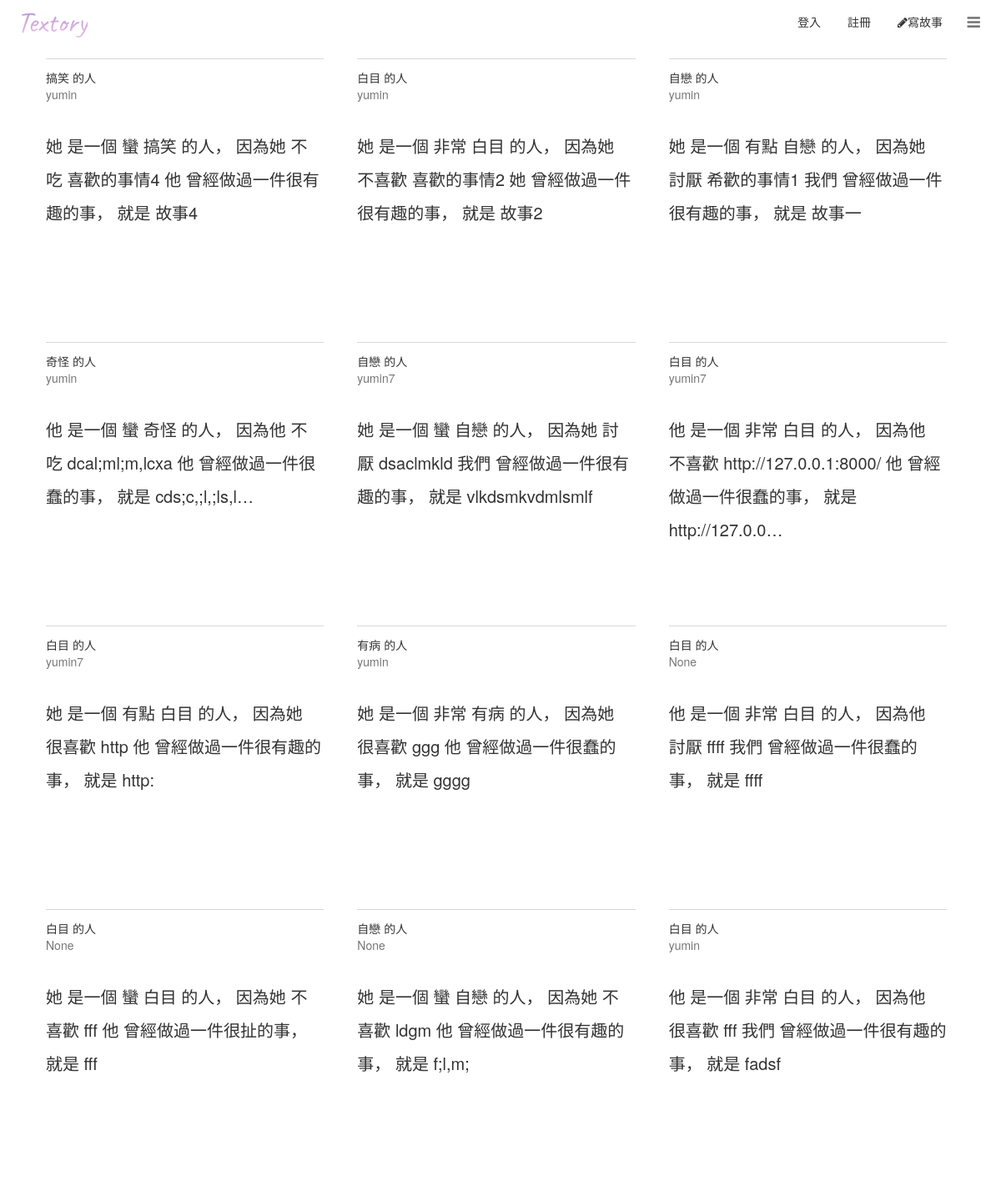
Before: /stories/ (upper part) with the older database file.
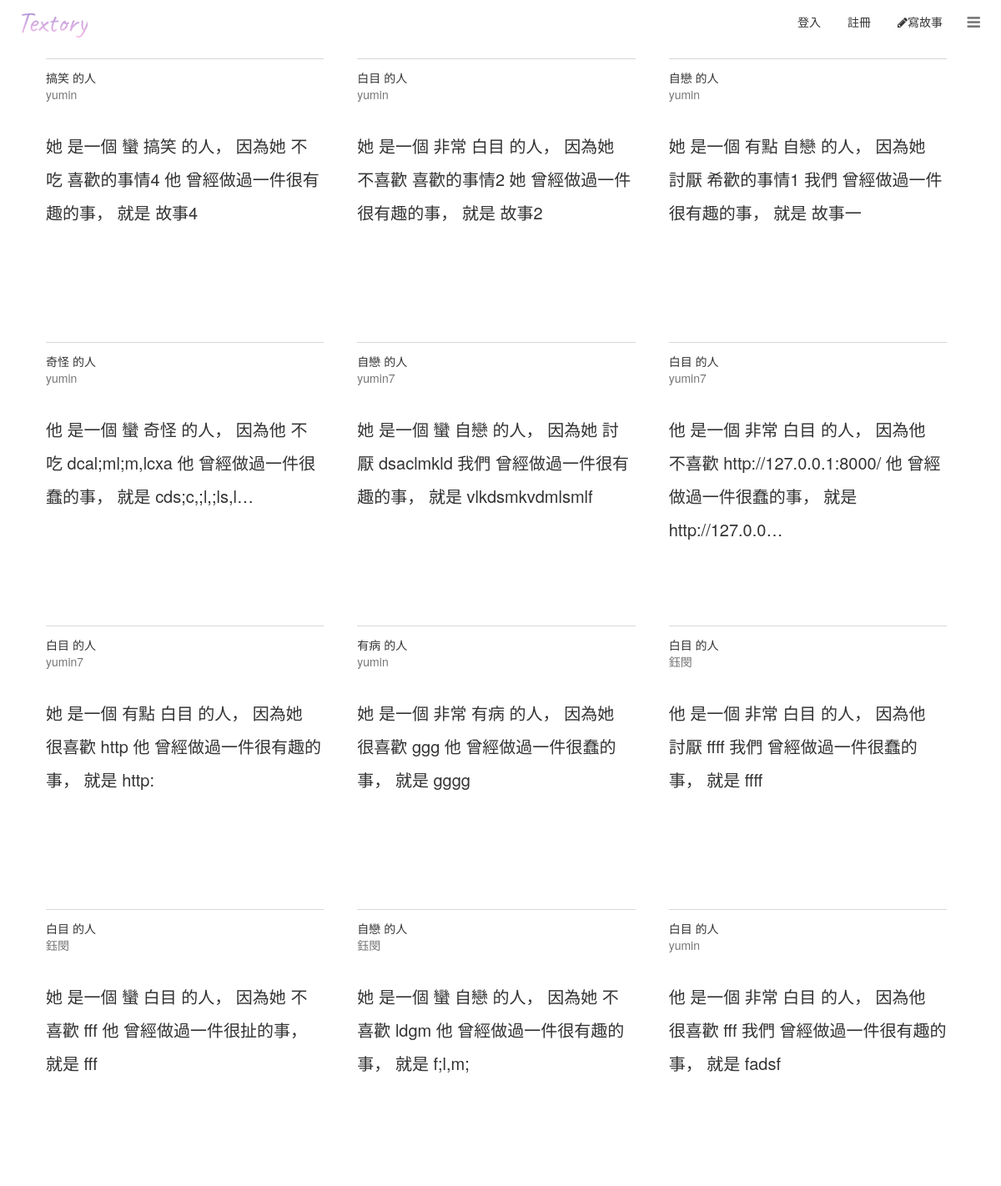
After: the same page with the newer database file.
### story/models.py (models this page shows, shortened)
class Story(models.Model):
    author = models.ForeignKey(StoryAuthor, related_name='storys',null=True)
    category = models.ForeignKey(Category,null=True)
    adjective_t = models.ForeignKey(ThingAdjective,null=True)
    likes = models.PositiveIntegerField(default=0)
    users_like = models.ManyToManyField(settings.AUTH_USER_MODEL,
                                        related_name='story_liked',
                                        blank=True)
    sb_thing = models.CharField(max_length=50,null=True)
    sb_story = models.CharField(max_length=150,null=True)
    sb_name = models.CharField(max_length=30,null=True)
    SB_GENDER = (
        ('他','他'),
        ('她','她'),
    )
    sb_gender = models.CharField(max_length = 100,null=True,choices = SB_GENDER, )
    SB_ADV = (
        ('有點','有點'),
        ('非常','非常'),
        ('蠻','蠻'),
        ('超級','超級'),
        ('史上無敵','史上無敵'),
    )
    sb_adv = models.CharField(max_length = 100,null=True,choices = SB_ADV)
    SB_ADJ = (
        ('humor','humor'),
        ('奇怪','奇怪'),
        ('白目','白目'),
        ('有病','有病'),
        ('自戀','自戀'),
        ('搞笑','搞笑'),
        ('孤僻','孤僻'),
        ('嚴肅','嚴肅'),
        ('無趣','無趣'),
        ('奇耙','奇耙'),
        ('可怕','可怕'),
        ('笨蛋','笨蛋'),
        ('健忘','健忘'),
        ('厲害','厲害'),
        ('正常','正常'),
        ('懶惰','懶惰'),
    )
    sb_adj = models.CharField(max_length = 100,null=True,choices = SB_ADJ)
    SB_ABOUT = (
        ('很喜歡','很喜歡'),
        ('不喜歡','不喜歡'),
        ('不吃','不吃'),
        ('討厭','討厭'),
        ('怕','怕'),
        ('常常','常常'),
        ('很會','很會'),
        ('曾經','曾經'),
    )
    sb_about = models.CharField(max_length = 100,null=True,choices = SB_ABOUT)
    WHO = (
        ('我們','我們'),
        ('他','他'),
        ('她','她'),
    )
    who = models.CharField(max_length = 100,null=True,choices = WHO)
    STH_ADJ = (
        ('扯','扯'),
        ('蠢','蠢'),
        ('煩','煩'),
        ('北七','北七'),
        ('北爛','北爛'),
        ('誇張','誇張'),
        ('有趣','有趣'),
        ('好笑','好笑'),
        ('丟臉','丟臉'),
        ('瘋狂','瘋狂'),
        ('誇張','誇張'),
        ('無聊','無聊'),
        ('幼稚','幼稚'),
        ('難忘','難忘'),
        ('開心','開心'),
    )
    sth_adj = models.CharField(max_length = 100,null=True,choices = STH_ADJ)
    ITJCTS = (
        ('哎','哎'),
        ('哈哈','哈哈'),
        ('呵呵','呵呵'),
        ('顆顆','顆顆'),
        ('嘿丟','嘿丟'),
    )
    itjcts = models.CharField(max_length = 100,null=True,choices = ITJCTS)
    MARK = (
        ('~','~'),
        ('!','!'),
        ('!!!','!!!'),
        ('XD','XD'),
        ('>///<','>///<'),
        ('^^','^^'),
        (':)',':)'),
        ('。','。'),
    )
    mark = models.CharField(max_length = 100,null=True,choices = MARK)
    created_date = models.DateTimeField(
            default=timezone.now)
    published_date = models.DateTimeField(
            blank=True, null=True)

class StoryAuthor(models.Model):
    user = models.ForeignKey(settings.AUTH_USER_MODEL, on_delete=models.SET_NULL, null=True)
    def __str__(self):
        return self.user.username

### story/views.py (the view)
# urls.py: url(r'^stories/$', views.story_list, name='story_list'),
def story_list(request):
    storys = Story.objects.filter(published_date__lte=timezone.now()).order_by('published_date')
    return render(request, 'story/story_list.html', {'storys':storys})

### story/templates/story/story_list.html (shortened to what this page needs)
<!DOCTYPE html>
{% load staticfiles %}
<html>
<head>
<link rel="stylesheet" href="{% static 'css/jquery.mCustomScrollbar.min.css' %}">
<link rel="stylesheet" href="{% static 'css/custom.css' %}">
<link href="http://cdn.bootcss.com/font-awesome/4.7.0/css/font-awesome.min.css" rel="stylesheet">
  <link rel="stylesheet" href="//maxcdn.bootstrapcdn.com/bootstrap/3.2.0/css/bootstrap.min.css">
  <link rel="stylesheet" href="//maxcdn.bootstrapcdn.com/bootstrap/3.2.0/css/bootstrap-theme.min.css">
  <link rel="stylesheet" href="https://maxcdn.bootstrapcdn.com/bootstrap/3.3.7/css/bootstrap.min.css">
</head>
<body>
  <div class="page-wrapper">
            <nav id="sidebar" class="sidebar-wrapper">
              <div class="sidebar-content">
                <a href="#" id="toggle-sidebar"><i class="fa fa-bars"></i></a>
                </div>
            </nav>
            <main class="page-content">
              <div id="header">
                <span class="header-nav-logo"><a href="/">Textory</a></span>
                <nav class="header-nav">
                <ul class="header-nav-list">
                {% if user.is_authenticated %}
                  <li><a class="button_blank button nav-btn" href="{% url 'account:logout' %}">登出</a></li>
                {% else %}
                  <li><a class="button_blank button nav-btn" href="{% url 'account:login' %}">登入</a></li>
                  <li><a class="button_blank button nav-btn" href="{% url 'account:register' %}">註冊</a></li>
                {% endif %}
                  <li><a class="button" href="{% url 'story_new' %}"><i class="fa fa-pencil" aria-hidden="true"></i>寫故事</a></li>
                </ul>
              </nav>
              </div>
              <div class="grid-list-tiles" style="margin-top:50px;">
              {% for story in storys %}
              <li class="grid-list-tile col-md-4 col-lg-4" style="list-style-type:none;">
              <a href="{% url 'story_detail' pk=story.pk %}">
                <div class="about_page__tweet">
                  <h1 class="fonts-module-title">{{ story.sb_adj }} 的人</h1>
                  <h2 class="fonts-module-subtitle">{{ story.author }}</h2>
                  <div class="font-preview-controls-container"></div>
                  <p class="font-preview-text">
                  {{ story.sb_gender }} 是一個 {{ story.sb_adv }} {{ story.sb_adj }} 的人，
                  因為{{ story.sb_gender }} {{ story.sb_about }} {{ story.sb_thing }}
                  {{ story.who }} 曾經做過一件很{{ story.sth_adj }}的事，
                  就是 {{ story.sb_story|truncatechars:15 }}
                  <br>
                  </p>
                </div>
              </a>
              </li>
              {% endfor %}
              </div>
            </main>
        </div>
</body>
</html>

Changed rows visible on the page:
changed Story "ffff": author "None" → "鈺閔"
changed Story (number 10 of 12 on the later page): author "None" → "鈺閔"
changed Story "ldgm": author "None" → "鈺閔"
